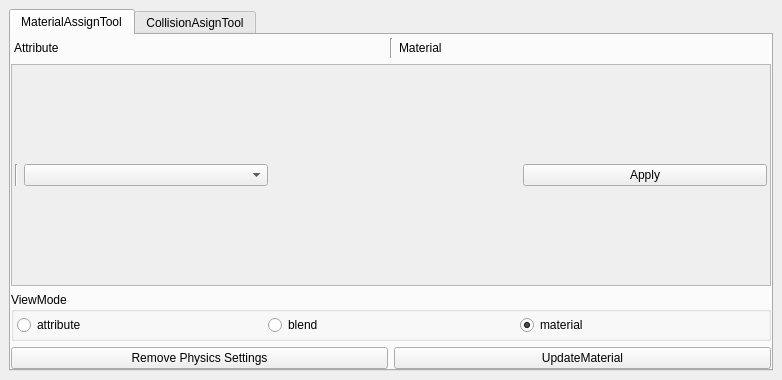
<?xml version="1.0" encoding="UTF-8"?>
<ui version="4.0">
 <class>MainWindow</class>
 <widget class="QMainWindow" name="MainWindow">
  <property name="geometry">
   <rect>
    <x>0</x>
    <y>0</y>
    <width>782</width>
    <height>380</height>
   </rect>
  </property>
  <property name="minimumSize">
   <size>
    <width>400</width>
    <height>250</height>
   </size>
  </property>
  <property name="windowTitle">
   <string>MainWindow</string>
  </property>
  <widget class="QWidget" name="centralwidget">
   <layout class="QVBoxLayout" name="verticalLayout">
    <item>
     <widget class="QTabWidget" name="tabWidget">
      <property name="currentIndex">
       <number>0</number>
      </property>
      <widget class="QWidget" name="tab">
       <attribute name="title">
        <string>MaterialAssignTool</string>
       </attribute>
       <layout class="QVBoxLayout" name="verticalLayout_5">
        <property name="leftMargin">
         <number>0</number>
        </property>
        <property name="topMargin">
         <number>0</number>
        </property>
        <property name="rightMargin">
         <number>0</number>
        </property>
        <property name="bottomMargin">
         <number>0</number>
        </property>
        <item>
         <layout class="QVBoxLayout" name="verticalLayout_3">
          <item>
           <layout class="QHBoxLayout" name="horizontalLayout_6" stretch="5,0,5">
            <property name="sizeConstraint">
             <enum>QLayout::SetDefaultConstraint</enum>
            </property>
            <property name="leftMargin">
             <number>3</number>
            </property>
            <property name="topMargin">
             <number>3</number>
            </property>
            <property name="rightMargin">
             <number>3</number>
            </property>
            <property name="bottomMargin">
             <number>0</number>
            </property>
            <item>
             <layout class="QHBoxLayout" name="horizontalLayout_7" stretch="5">
              <item>
               <widget class="QLabel" name="PhysicsName">
                <property name="text">
                 <string>Attribute</string>
                </property>
               </widget>
              </item>
             </layout>
            </item>
            <item>
             <widget class="Line" name="line_2">
              <property name="orientation">
               <enum>Qt::Vertical</enum>
              </property>
             </widget>
            </item>
            <item>
             <layout class="QHBoxLayout" name="horizontalLayout_3">
              <item>
               <widget class="QLabel" name="PhysicsName_2">
                <property name="text">
                 <string>Material</string>
                </property>
                <property name="margin">
                 <number>0</number>
                </property>
               </widget>
              </item>
              <item>
               <spacer name="horizontalSpacer_3">
                <property name="orientation">
                 <enum>Qt::Horizontal</enum>
                </property>
                <property name="sizeHint" stdset="0">
                 <size>
                  <width>150</width>
                  <height>20</height>
                 </size>
                </property>
               </spacer>
              </item>
             </layout>
            </item>
           </layout>
          </item>
          <item>
           <widget class="QScrollArea" name="scrollArea">
            <property name="widgetResizable">
             <bool>true</bool>
            </property>
            <widget class="QWidget" name="scrollAreaWidgetContents">
             <property name="geometry">
              <rect>
               <x>0</x>
               <y>0</y>
               <width>754</width>
               <height>226</height>
              </rect>
             </property>
             <layout class="QVBoxLayout" name="verticalLayout_4" stretch="0">
              <property name="leftMargin">
               <number>3</number>
              </property>
              <property name="topMargin">
               <number>3</number>
              </property>
              <property name="rightMargin">
               <number>3</number>
              </property>
              <property name="bottomMargin">
               <number>3</number>
              </property>
              <item>
               <layout class="QVBoxLayout" name="scroll_VerticalWidget" stretch="5">
                <item>
                 <layout class="QHBoxLayout" name="horizontalLayout_8" stretch="0,0,0">
                  <item>
                   <layout class="QVBoxLayout" name="AttributeVBox"/>
                  </item>
                  <item>
                   <widget class="Line" name="line_4">
                    <property name="orientation">
                     <enum>Qt::Vertical</enum>
                    </property>
                   </widget>
                  </item>
                  <item>
                   <layout class="QHBoxLayout" name="horizontalLayout_9">
                    <item>
                     <widget class="QComboBox" name="materialName"/>
                    </item>
                    <item>
                     <widget class="QLabel" name="MaterialColor">
                      <property name="text">
                       <string/>
                      </property>
                     </widget>
                    </item>
                    <item>
                     <widget class="QPushButton" name="MaterialApply">
                      <property name="text">
                       <string>Apply</string>
                      </property>
                     </widget>
                    </item>
                   </layout>
                  </item>
                 </layout>
                </item>
               </layout>
              </item>
             </layout>
            </widget>
           </widget>
          </item>
          <item>
           <widget class="QGroupBox" name="groupBox">
            <property name="title">
             <string>ViewMode</string>
            </property>
            <layout class="QVBoxLayout" name="verticalLayout_2">
             <property name="leftMargin">
              <number>3</number>
             </property>
             <property name="topMargin">
              <number>3</number>
             </property>
             <property name="rightMargin">
              <number>3</number>
             </property>
             <property name="bottomMargin">
              <number>3</number>
             </property>
             <item>
              <layout class="QHBoxLayout" name="horizontalLayout_5">
               <item>
                <widget class="QRadioButton" name="radioButton_7">
                 <property name="text">
                  <string>attribute</string>
                 </property>
                 <attribute name="buttonGroup">
                  <string notr="true">buttonGroup</string>
                 </attribute>
                </widget>
               </item>
               <item>
                <widget class="QRadioButton" name="radioButton_6">
                 <property name="text">
                  <string>blend</string>
                 </property>
                 <attribute name="buttonGroup">
                  <string notr="true">buttonGroup</string>
                 </attribute>
                </widget>
               </item>
               <item>
                <widget class="QRadioButton" name="radioButton_5">
                 <property name="text">
                  <string>material</string>
                 </property>
                 <property name="checked">
                  <bool>true</bool>
                 </property>
                 <attribute name="buttonGroup">
                  <string notr="true">buttonGroup</string>
                 </attribute>
                </widget>
               </item>
              </layout>
             </item>
            </layout>
           </widget>
          </item>
          <item>
           <layout class="QHBoxLayout" name="horizontalLayout">
            <item>
             <widget class="QPushButton" name="RemovePhys_BTN">
              <property name="toolTip">
               <string>Remove physics and collision setting to selected object.</string>
              </property>
              <property name="text">
               <string>Remove Physics Settings</string>
              </property>
             </widget>
            </item>
            <item>
             <widget class="QPushButton" name="updateColMaterial_BTN">
              <property name="text">
               <string>UpdateMaterial</string>
              </property>
             </widget>
            </item>
           </layout>
          </item>
         </layout>
        </item>
       </layout>
      </widget>
      <widget class="QWidget" name="tab_2">
       <attribute name="title">
        <string>CollisionAsignTool</string>
       </attribute>
       <layout class="QVBoxLayout" name="verticalLayout_6">
        <item>
         <layout class="QHBoxLayout" name="horizontalLayout_2" stretch="0,0">
          <item>
           <layout class="QHBoxLayout" name="horizontalLayout_4">
            <item>
             <widget class="QLabel" name="label">
              <property name="text">
               <string>CollisionSetting:</string>
              </property>
             </widget>
            </item>
            <item>
             <widget class="QComboBox" name="CollisionPreset"/>
            </item>
            <item>
             <widget class="QPushButton" name="CollisionApply">
              <property name="text">
               <string>Apply</string>
              </property>
             </widget>
            </item>
           </layout>
          </item>
          <item>
           <spacer name="horizontalSpacer">
            <property name="orientation">
             <enum>Qt::Horizontal</enum>
            </property>
            <property name="sizeHint" stdset="0">
             <size>
              <width>40</width>
              <height>20</height>
             </size>
            </property>
           </spacer>
          </item>
         </layout>
        </item>
        <item>
         <spacer name="verticalSpacer">
          <property name="orientation">
           <enum>Qt::Vertical</enum>
          </property>
          <property name="sizeHint" stdset="0">
           <size>
            <width>20</width>
            <height>40</height>
           </size>
          </property>
         </spacer>
        </item>
       </layout>
      </widget>
     </widget>
    </item>
   </layout>
  </widget>
 </widget>
 <resources/>
 <connections/>
 <buttongroups>
  <buttongroup name="buttonGroup"/>
 </buttongroups>
</ui>
